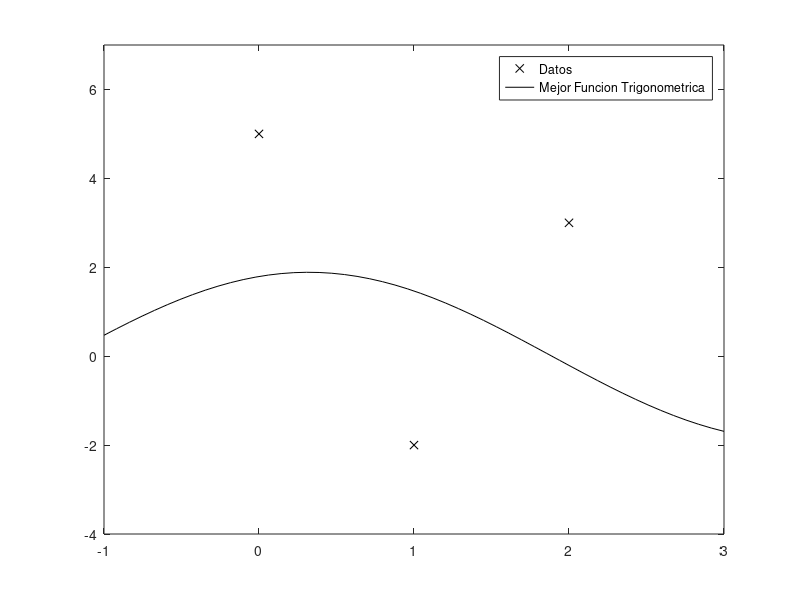

Recreate this plot in MATLAB.
x=[0,1,2];
y=[5,-2,3];
A=[sin(x)',cos(x)'];
a=(A'*A)\(A'*y');
z=linspace(-1,3,50);
y1=a(1)*sin(z)+a(2)*cos(z);
plot(x,y,'kx',z,y1,'k')
axis([-1,3,-4,7])
legend('Datos','Mejor Funcion Trigonometrica')
residual=norm(y-a(1)*sin(x)+a(2)*cos(x));